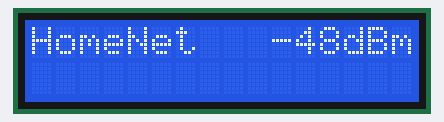
A sketch run on a simulated ESP8266 (NodeMCU). On the bench: 16×2 character LCD. A WiFi scan finds three made-up networks.

Above: at 2.3 s.
At 6.3 s:
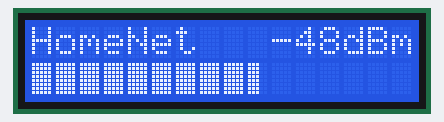

Measured:
- what the display in image 0 shows lasts 4.1 s, from 2.2 s to 6.3 s

The sketch:

signal_strength8266.ino
```cpp
#include <LiquidCrystal_I2C.h>
#include <LcdBarGraphX.h>

byte lcdNumCols = 16; // -- number of columns in the LCD

LiquidCrystal_I2C lcd(0x27, 2, 1, 0, 4, 5, 6, 7, 3, POSITIVE); // -- creating LCD instance

LcdBarGraphX lbg(&lcd, lcdNumCols, 0, 1); // -- Bar graph is on the second line at column 0

#include "ESP8266WiFi.h"
#include "SSIDStrength.h"

SSIDStrength strongestWiFi;
SSIDStrength currentStrength;
bool initialScan;

void setup()
{
  initialScan = true;
  lcd.begin(0, 2, 2, lcdNumCols);
  lcd.clear();
  // Set WiFi to station mode and disconnect from an AP if it was previously connected
  WiFi.mode(WIFI_STA);
  WiFi.disconnect();
  delay(100);
}

void loop()
{
  int n = WiFi.scanNetworks();
  if (n == 0)
  {
    lcd.print("No WiFi signal");
    lcd.setCursor(0, 0);
    return;
  }
  else
  {
    if (initialScan)
    {
      strongestWiFi.MaxFromCWLAP(n);
      initialScan = false;
      const int strength = strongestWiFi.getStrength();
      lcd.print(strongestWiFi.getSSID());
      lcd.setCursor(10, 0);
      lcd.print(strength);
      lcd.print("dBm");
    }
    else
    {
      currentStrength.Reset();
      currentStrength.MaxFromCWLAP(n, strongestWiFi.getSSID());
      const int strength = currentStrength.getStrength();

      lcd.setCursor(10, 0);
      if (strength > SSIDStrength::MinRssi)
      {
        lcd.print(strength);
        lbg.drawValue(SSIDStrength::CalculateSignalStrengsPercentage(strength), 100);
      }
      else if (strongestWiFi.getSSID() != UndefinedSSID)
      {
        lcd.print("---");
      }
    }
  }
  // Wait a bit before scanning again
  delay(2000);
}
```

SSIDStrength.cpp
```cpp
#include <float.h>
#include "ESP8266WiFi.h"
#include "SSIDStrength.h"

SSIDStrength::SSIDStrength()
{
  Reset();
}

SSIDStrength::SSIDStrength(String SSID, float strenth)
{
  _strength = strenth;
  _SSID = SSID;
}

void SSIDStrength::Reset()
{
  _strength = MinRssi;
  _SSID = UndefinedSSID;
}

void SSIDStrength::MaxFromCWLAP(int numberOfAvailableNetworks, String ssid)
{
  for (int i = 0; i < numberOfAvailableNetworks; ++i)
  {
    float rssi = WiFi.RSSI(i);
    String tmpSsid = WiFi.SSID(i);
    tmpSsid.trim();
    if (ssid != "" && ssid != tmpSsid)
    {
      continue;
    }
    if (rssi > _strength)
    {

      _strength = rssi;
      _SSID = tmpSsid;
    }
    delay(10);
  }
}

float SSIDStrength::CalculateSignalStrengsPercentage(int strength)
{
  // signal strength is in the range from -100 dB to -15 dB
  const int range = MaxRssi - MinRssi;
  float strengthPoint =  strength - MinRssi;
  return strengthPoint / range * 100;
}
```

SSIDStrength.h
```cpp
#define UndefinedSSID "Undefined"

#include <WString.h>

class SSIDStrength
{
  private:
    float _strength;
    String _SSID;

  public:
    SSIDStrength(String SSID, float strenth);
    SSIDStrength();
    void MaxFromCWLAP(int numberOfAvailableNetworks, String ssid = "");
    static float CalculateSignalStrengsPercentage(int strength);
    void Reset();
    inline String getSSID() {
      return _SSID;
    }
    inline float getStrength() {
      return _strength;
    }
    inline bool IsUndefined() {
      return (_SSID == UndefinedSSID) || (_strength <= SSIDStrength::MinRssi);
    }
    static const int MinRssi = -100;
    static const int MaxRssi = -15;
};
```
